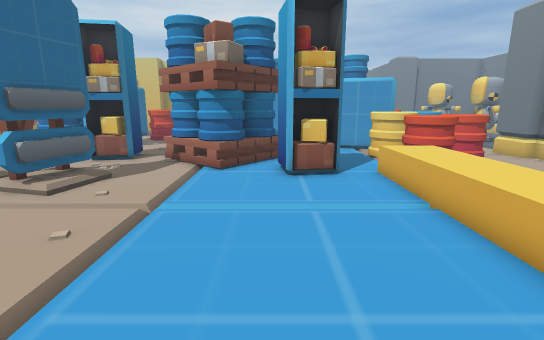
view 1 (above)

24 first-person views from a walk through a 3-D level made in the Godot game engine. The camera is 1.2 m above the floor, tilts 12° down and sees 85° across. The floor is counted in squares, 0.5 m on a side. Each view is taken from the middle of a square. On the plan, view 1 faces up. The plan holds only what a view shows up to about 19 squares ahead; the rest is blank. The place goes on beyond the plan. Characters and animated objects are left out.

view 2
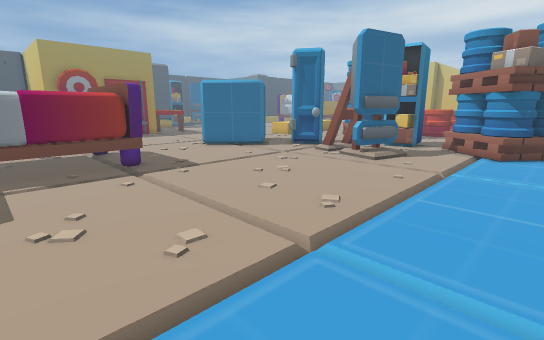

view 3
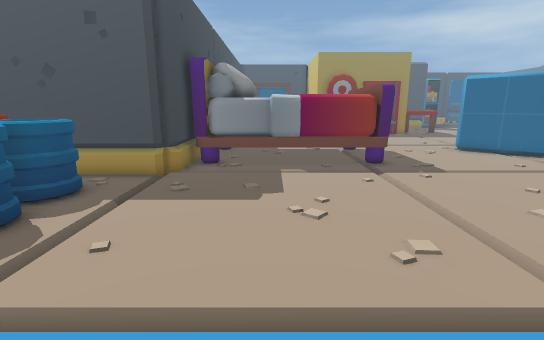

view 4
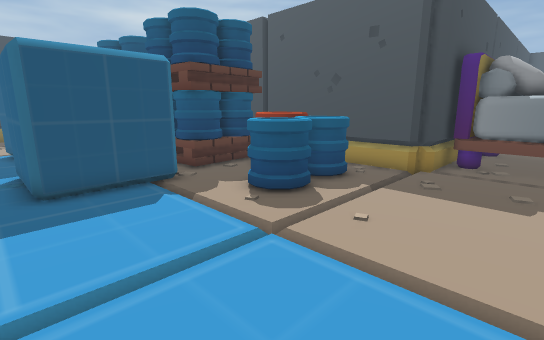

view 5
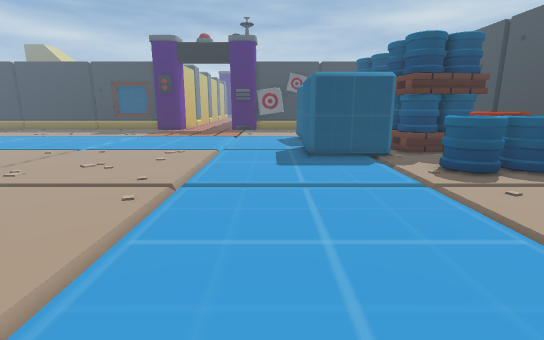

view 6
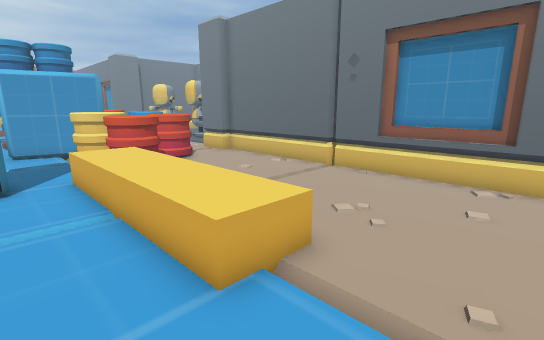

view 7
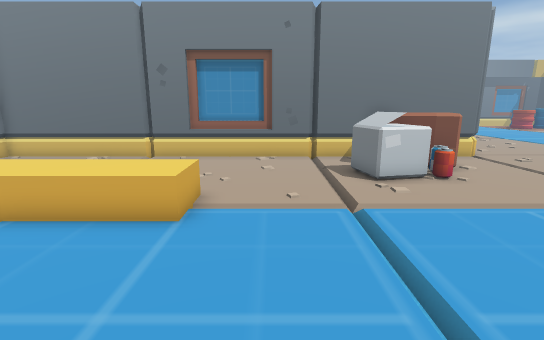

view 8
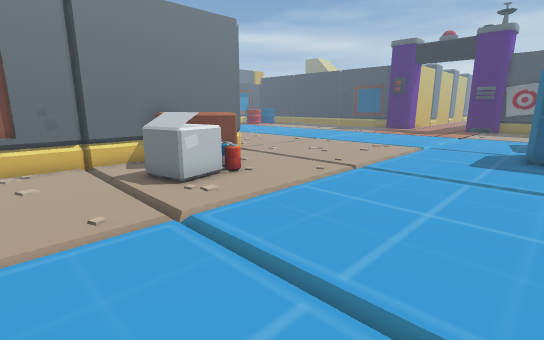

view 9
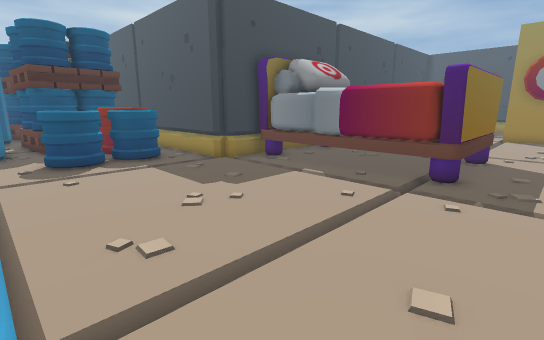

view 10
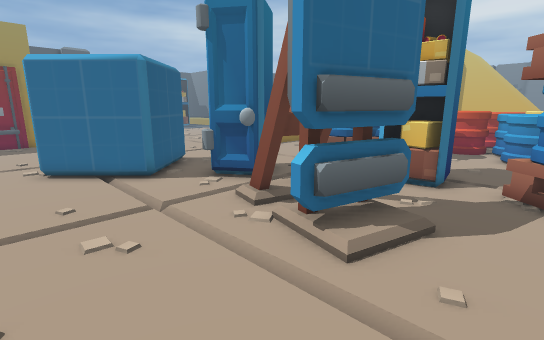

view 11
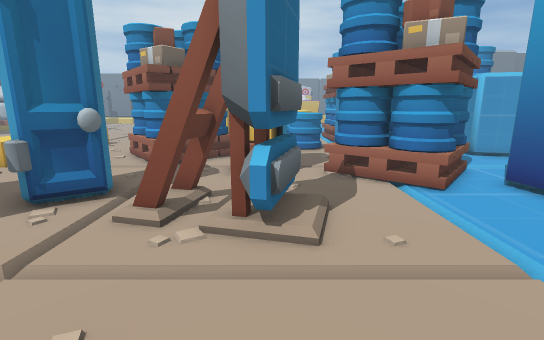

view 12
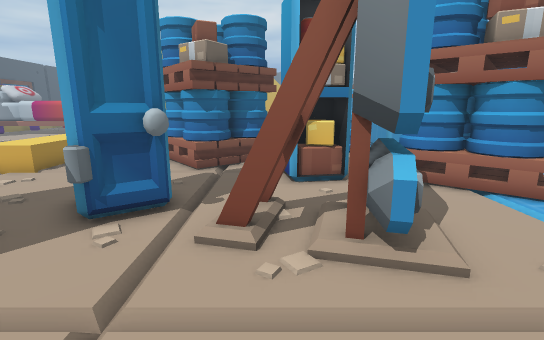

view 13
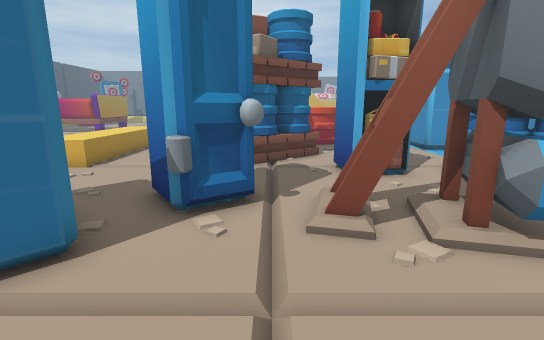

view 14
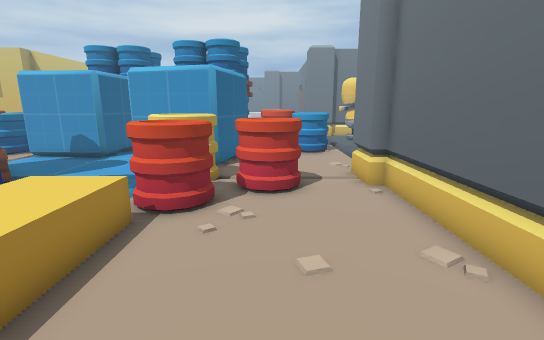

view 15
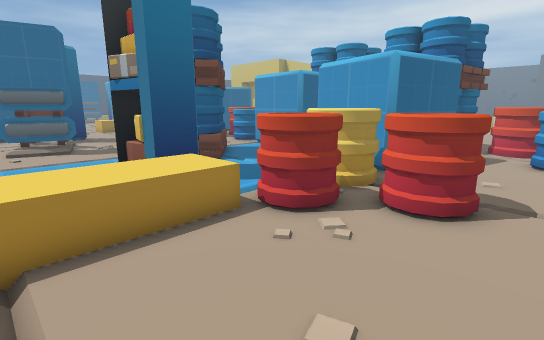

view 16
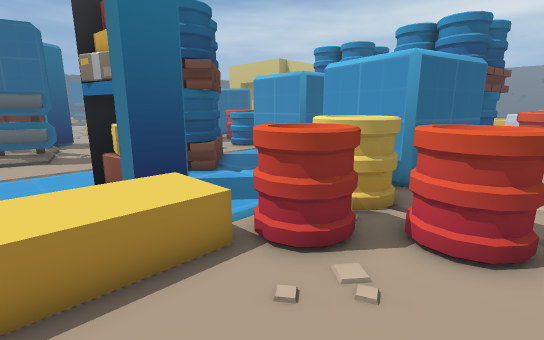

view 17
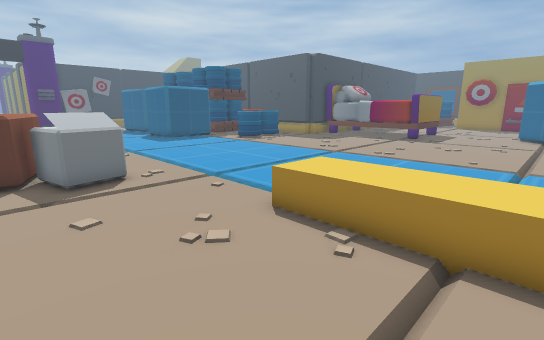

view 18
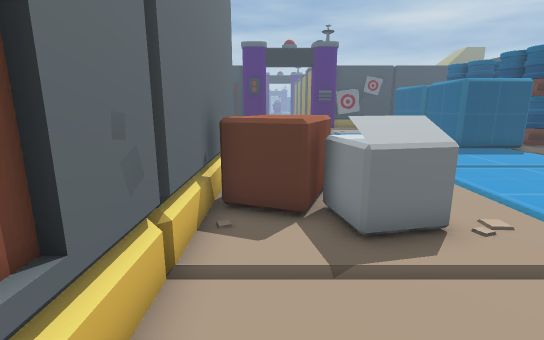

view 19
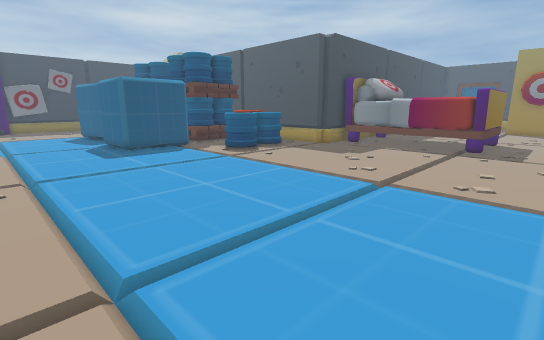

view 20
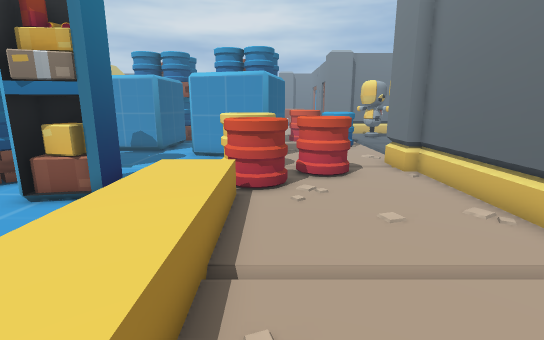

view 21
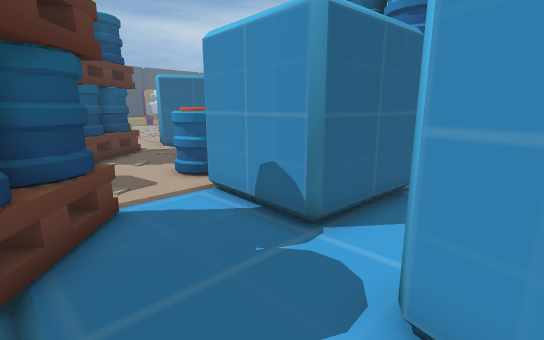

view 22
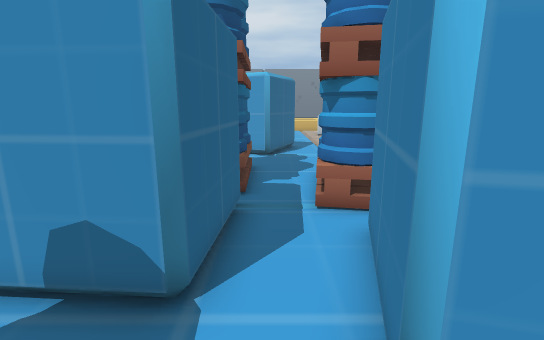

view 23
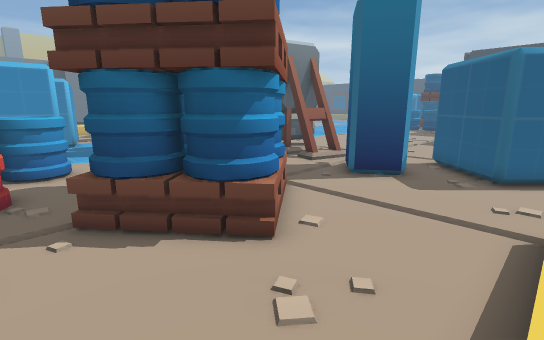

view 24
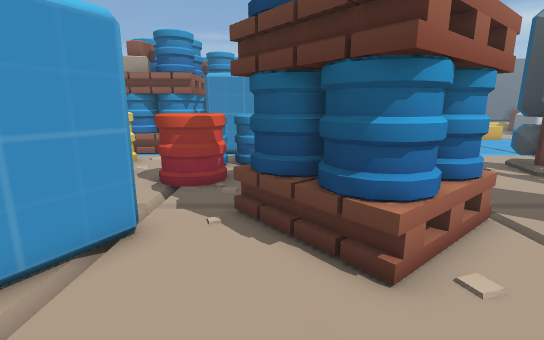

### Floor plan
Key: @ floor where view 1 was taken; # wall or solid block; x gap in a wall; . main floor; : floor 0.5 m higher than the main floor; / step, stairs or slope; = window, fence, low wall or low ledge; ^ raised ledge; P pallet; I pillar; B barrel; L locker; T thing the floor can be seen under or through; E bed; A box; O other object.
Columns run from 18 left of view 1 to 13 right of it. Each row starts with its distance up from view 1.
 23    .###..B B   #   #.PPPPP
 22 /  ......BBBBB.#   #..# PP   B
 21 /......P....BBB#   #..#   ..BBB.
 20 /....PPPP...BBB#   #.##  ##.....
 19 /...PPPPP......#^###.##  # .....
 18 /...P PP P...........##  #......
 17 /....PPPPP.....PP.....#^##.....
 16 O....PPP....... PP..... BB....II
 15 ......P..###.. PPPP....B BBB..I
 14 .........LLLxPPPPPP....BBBBBB.I#
 13 ..........LL..PPPPP.....BBBB.. #
 12 ....###........PPP###...BB.... #
 11 .##.#LLL//......P.#LL.//BB.... #
 10 ###..LLL/=TT/......LL./:/..... #
  9   ##....=TTT/........./:/..... #
  8    ##.... TT/........./:/..... #
  7   ##................../:/......#
  6  ##.................../://.... #
  5 ....................../:/..... #
  4 ....................../:/.....=#
  3 ......................///.....=#
  2 ..............................=#
  1 ..............................##
  0 EEEEEEE...........@...........##
 -1  EEEEEE........................#
 -2      EE...................AA.. #
 -3      EE...................AAAA #
 -4      EE...................AAAAA#
 -5      EE...................OOAA #
 -6   EEEEE....................AAA #
 -7  EEEEEE......................  #
 -8  E  EEE....................... #
 -9     ####.......................#
-10        #....BB..................
-11        #.BBBBB..................
-12        #.BBBBB..................
-13        # BBB....................
-14        # B B..#^^^#.............
-15         #  ..P^   #.............
-16         #PPPPP    #.............
-17         #  PPP    #.............
-18         #  PPP    #.............
-19         #    P    ..............

Where each view was taken, in squares from view 1:
view 1: 0 up, 0 right, facing up
view 2: 5 down, 0 right, facing up-left
view 3: 5 down, 0 right, facing left
view 4: 5 down, 1 right, facing down-left
view 5: 0 up, 2 right, facing down
view 6: 0 up, 2 right, facing up-right
view 7: 1 up, 2 left, facing right
view 8: 2 up, 1 left, facing down-right
view 9: 2 up, 3 left, facing down-left
view 10: 4 up, 4 left, facing up-left
view 11: 3 up, 7 left, facing up
view 12: 4 up, 9 left, facing up
view 13: 4 up, 11 left, facing up
view 14: 5 up, 9 right, facing up
view 15: 7 up, 11 right, facing up-left
view 16: 8 up, 10 right, facing up-left
view 17: 8 up, 11 right, facing down-left
view 18: 3 up, 11 right, facing down
view 19: 3 up, 6 right, facing down-left
view 20: 3 up, 7 right, facing up
view 21: 15 up, 4 right, facing up-left
view 22: 16 up, 2 right, facing up
view 23: 22 up, 18 left, facing down-right
view 24: 20 up, 18 left, facing right
